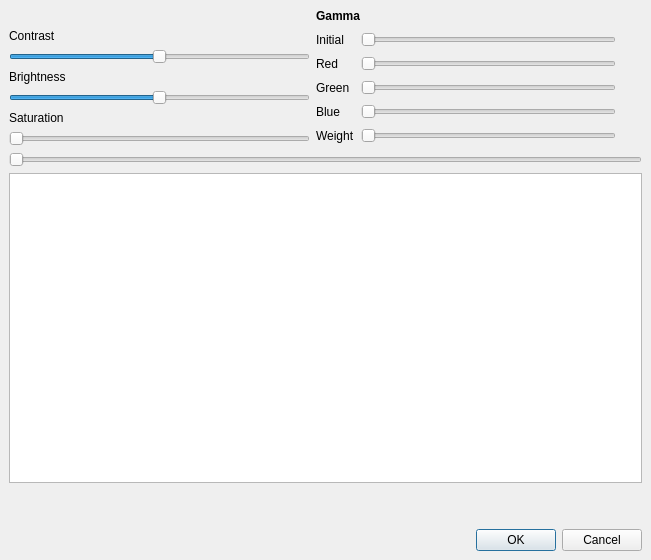
<ui version="4.0" >
 <class>eq2Dialog</class>
 <widget class="QDialog" name="eq2Dialog" >
  <property name="geometry" >
   <rect>
    <x>0</x>
    <y>0</y>
    <width>651</width>
    <height>560</height>
   </rect>
  </property>
  <property name="windowTitle" >
   <string>Contrast</string>
  </property>
  <layout class="QGridLayout" >
   <property name="leftMargin" >
    <number>9</number>
   </property>
   <property name="topMargin" >
    <number>9</number>
   </property>
   <property name="rightMargin" >
    <number>9</number>
   </property>
   <property name="bottomMargin" >
    <number>9</number>
   </property>
   <property name="horizontalSpacing" >
    <number>6</number>
   </property>
   <property name="verticalSpacing" >
    <number>6</number>
   </property>
   <item row="5" column="0" colspan="3" >
    <widget class="QDialogButtonBox" name="buttonBox" >
     <property name="orientation" >
      <enum>Qt::Horizontal</enum>
     </property>
     <property name="standardButtons" >
      <set>QDialogButtonBox::Cancel|QDialogButtonBox::NoButton|QDialogButtonBox::Ok</set>
     </property>
    </widget>
   </item>
   <item row="2" column="0" colspan="3" >
    <widget class="QSlider" name="horizontalSlider" >
     <property name="orientation" >
      <enum>Qt::Horizontal</enum>
     </property>
    </widget>
   </item>
   <item row="3" column="0" colspan="3" >
    <widget class="QGraphicsView" name="graphicsView" />
   </item>
   <item row="4" column="2" >
    <spacer>
     <property name="orientation" >
      <enum>Qt::Vertical</enum>
     </property>
     <property name="sizeType" >
      <enum>QSizePolicy::Ignored</enum>
     </property>
     <property name="sizeHint" >
      <size>
       <width>20</width>
       <height>40</height>
      </size>
     </property>
    </spacer>
   </item>
   <item row="0" column="1" >
    <widget class="QLabel" name="label_4" >
     <property name="text" >
      <string>&lt;b>Gamma&lt;/b></string>
     </property>
     <property name="textFormat" >
      <enum>Qt::RichText</enum>
     </property>
    </widget>
   </item>
   <item row="1" column="0" >
    <layout class="QGridLayout" >
     <property name="leftMargin" >
      <number>0</number>
     </property>
     <property name="topMargin" >
      <number>0</number>
     </property>
     <property name="rightMargin" >
      <number>0</number>
     </property>
     <property name="bottomMargin" >
      <number>0</number>
     </property>
     <property name="horizontalSpacing" >
      <number>6</number>
     </property>
     <property name="verticalSpacing" >
      <number>6</number>
     </property>
     <item row="4" column="0" >
      <widget class="QLabel" name="label_3" >
       <property name="text" >
        <string>Saturation</string>
       </property>
      </widget>
     </item>
     <item row="2" column="0" >
      <widget class="QLabel" name="label_2" >
       <property name="text" >
        <string>Brightness</string>
       </property>
      </widget>
     </item>
     <item row="0" column="0" >
      <widget class="QLabel" name="label" >
       <property name="text" >
        <string>Contrast</string>
       </property>
      </widget>
     </item>
     <item row="1" column="0" >
      <widget class="QSlider" name="horizontalSliderContrast" >
       <property name="minimum" >
        <number>-200</number>
       </property>
       <property name="maximum" >
        <number>200</number>
       </property>
       <property name="orientation" >
        <enum>Qt::Horizontal</enum>
       </property>
      </widget>
     </item>
     <item row="3" column="0" >
      <widget class="QSlider" name="horizontalSliderBrightness" >
       <property name="minimum" >
        <number>-100</number>
       </property>
       <property name="maximum" >
        <number>100</number>
       </property>
       <property name="orientation" >
        <enum>Qt::Horizontal</enum>
       </property>
      </widget>
     </item>
     <item row="5" column="0" >
      <widget class="QSlider" name="horizontalSliderSaturation" >
       <property name="maximum" >
        <number>300</number>
       </property>
       <property name="orientation" >
        <enum>Qt::Horizontal</enum>
       </property>
       <property name="tickInterval" >
        <number>1</number>
       </property>
      </widget>
     </item>
    </layout>
   </item>
   <item row="1" column="1" >
    <layout class="QGridLayout" >
     <property name="leftMargin" >
      <number>0</number>
     </property>
     <property name="topMargin" >
      <number>0</number>
     </property>
     <property name="rightMargin" >
      <number>0</number>
     </property>
     <property name="bottomMargin" >
      <number>0</number>
     </property>
     <property name="horizontalSpacing" >
      <number>6</number>
     </property>
     <property name="verticalSpacing" >
      <number>6</number>
     </property>
     <item row="2" column="1" >
      <widget class="QSlider" name="horizontalSliderGreen" >
       <property name="maximum" >
        <number>300</number>
       </property>
       <property name="orientation" >
        <enum>Qt::Horizontal</enum>
       </property>
      </widget>
     </item>
     <item row="3" column="1" >
      <widget class="QSlider" name="horizontalSliderBlue" >
       <property name="maximum" >
        <number>300</number>
       </property>
       <property name="orientation" >
        <enum>Qt::Horizontal</enum>
       </property>
      </widget>
     </item>
     <item row="3" column="0" >
      <widget class="QLabel" name="label_9" >
       <property name="text" >
        <string>Blue</string>
       </property>
      </widget>
     </item>
     <item row="1" column="0" >
      <widget class="QLabel" name="label_6" >
       <property name="text" >
        <string>Red</string>
       </property>
      </widget>
     </item>
     <item row="0" column="0" >
      <widget class="QLabel" name="label_5" >
       <property name="text" >
        <string>Initial</string>
       </property>
      </widget>
     </item>
     <item row="4" column="0" >
      <widget class="QLabel" name="label_7" >
       <property name="text" >
        <string>Weight</string>
       </property>
      </widget>
     </item>
     <item row="1" column="1" >
      <widget class="QSlider" name="horizontalSliderRed" >
       <property name="maximum" >
        <number>300</number>
       </property>
       <property name="orientation" >
        <enum>Qt::Horizontal</enum>
       </property>
      </widget>
     </item>
     <item row="2" column="0" >
      <widget class="QLabel" name="label_8" >
       <property name="text" >
        <string>Green</string>
       </property>
      </widget>
     </item>
     <item row="0" column="1" >
      <widget class="QSlider" name="horizontalSliderInitial" >
       <property name="maximum" >
        <number>300</number>
       </property>
       <property name="orientation" >
        <enum>Qt::Horizontal</enum>
       </property>
      </widget>
     </item>
     <item row="4" column="1" >
      <widget class="QSlider" name="horizontalSliderWeight" >
       <property name="maximum" >
        <number>300</number>
       </property>
       <property name="orientation" >
        <enum>Qt::Horizontal</enum>
       </property>
      </widget>
     </item>
    </layout>
   </item>
  </layout>
 </widget>
 <resources/>
 <connections>
  <connection>
   <sender>buttonBox</sender>
   <signal>accepted()</signal>
   <receiver>eq2Dialog</receiver>
   <slot>accept()</slot>
   <hints>
    <hint type="sourcelabel" >
     <x>248</x>
     <y>254</y>
    </hint>
    <hint type="destinationlabel" >
     <x>157</x>
     <y>274</y>
    </hint>
   </hints>
  </connection>
  <connection>
   <sender>buttonBox</sender>
   <signal>rejected()</signal>
   <receiver>eq2Dialog</receiver>
   <slot>reject()</slot>
   <hints>
    <hint type="sourcelabel" >
     <x>316</x>
     <y>260</y>
    </hint>
    <hint type="destinationlabel" >
     <x>286</x>
     <y>274</y>
    </hint>
   </hints>
  </connection>
 </connections>
</ui>
